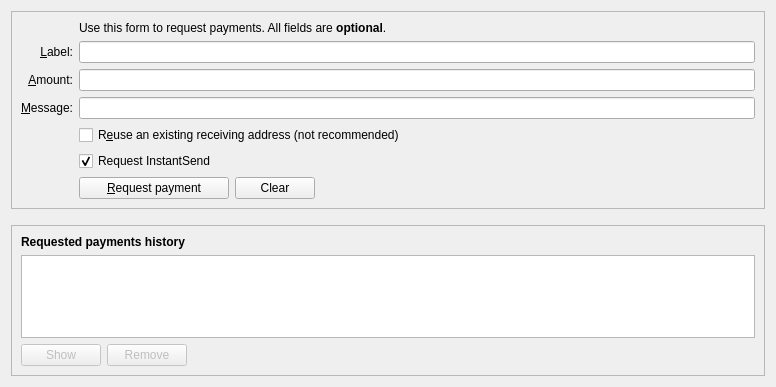
<?xml version="1.0" encoding="UTF-8"?>
<ui version="4.0">
 <class>ReceiveCoinsDialog</class>
 <widget class="QWidget" name="ReceiveCoinsDialog">
  <property name="geometry">
   <rect>
    <x>0</x>
    <y>0</y>
    <width>776</width>
    <height>387</height>
   </rect>
  </property>
  <layout class="QVBoxLayout" name="verticalLayout" stretch="0,0,1">
   <item>
    <widget class="QFrame" name="frame2">
     <property name="sizePolicy">
      <sizepolicy hsizetype="Preferred" vsizetype="Expanding">
       <horstretch>0</horstretch>
       <verstretch>0</verstretch>
      </sizepolicy>
     </property>
     <property name="frameShape">
      <enum>QFrame::StyledPanel</enum>
     </property>
     <property name="frameShadow">
      <enum>QFrame::Sunken</enum>
     </property>
     <layout class="QVBoxLayout" name="verticalLayout_3">
      <item>
       <layout class="QGridLayout" name="gridLayout">
        <item row="7" column="2">
         <widget class="QCheckBox" name="reuseAddress">
          <property name="toolTip">
           <string>Reuse one of the previously used receiving addresses.&lt;br&gt;Reusing addresses has security and privacy issues.&lt;br&gt;Do not use this unless re-generating a payment request made before.</string>
          </property>
          <property name="text">
           <string>R&amp;euse an existing receiving address (not recommended)</string>
          </property>
         </widget>
        </item>
        <item row="7" column="0">
         <widget class="QLabel" name="label_4">
          <property name="text">
           <string/>
          </property>
         </widget>
        </item>
        <item row="6" column="0">
         <widget class="QLabel" name="label_3">
          <property name="toolTip">
           <string>An optional message to attach to the payment request, which will be displayed when the request is opened. Note: The message will not be sent with the payment over the Mpower network.</string>
          </property>
          <property name="text">
           <string>&amp;Message:</string>
          </property>
          <property name="alignment">
           <set>Qt::AlignRight|Qt::AlignTrailing|Qt::AlignVCenter</set>
          </property>
          <property name="buddy">
           <cstring>reqMessage</cstring>
          </property>
         </widget>
        </item>
        <item row="4" column="2">
         <widget class="QLineEdit" name="reqLabel">
          <property name="toolTip">
           <string>An optional label to associate with the new receiving address.</string>
          </property>
         </widget>
        </item>
        <item row="6" column="2">
         <widget class="QLineEdit" name="reqMessage">
          <property name="toolTip">
           <string>An optional message to attach to the payment request, which will be displayed when the request is opened.&lt;br&gt;Note: The message will not be sent with the payment over the Mpower network.</string>
          </property>
         </widget>
        </item>
        <item row="2" column="2">
         <widget class="QLabel" name="label_5">
          <property name="text">
           <string>Use this form to request payments. All fields are &lt;b&gt;optional&lt;/b&gt;.</string>
          </property>
         </widget>
        </item>
        <item row="4" column="0">
         <widget class="QLabel" name="label_2">
          <property name="toolTip">
           <string>An optional label to associate with the new receiving address.</string>
          </property>
          <property name="text">
           <string>&amp;Label:</string>
          </property>
          <property name="alignment">
           <set>Qt::AlignRight|Qt::AlignTrailing|Qt::AlignVCenter</set>
          </property>
          <property name="buddy">
           <cstring>reqLabel</cstring>
          </property>
         </widget>
        </item>
        <item row="5" column="0">
         <widget class="QLabel" name="label">
          <property name="toolTip">
           <string>An optional amount to request. Leave this empty or zero to not request a specific amount.</string>
          </property>
          <property name="text">
           <string>&amp;Amount:</string>
          </property>
          <property name="alignment">
           <set>Qt::AlignRight|Qt::AlignTrailing|Qt::AlignVCenter</set>
          </property>
          <property name="buddy">
           <cstring>reqAmount</cstring>
          </property>
         </widget>
        </item>
        <item row="5" column="2">
         <widget class="BitcoinAmountField" name="reqAmount">
          <property name="minimumSize">
           <size>
            <width>80</width>
            <height>0</height>
           </size>
          </property>
          <property name="toolTip">
           <string>An optional amount to request. Leave this empty or zero to not request a specific amount.</string>
          </property>
         </widget>
        </item>
        <item row="9" column="2">
         <layout class="QHBoxLayout" name="horizontalLayout">
          <item>
           <widget class="QPushButton" name="receiveButton">
            <property name="minimumSize">
             <size>
              <width>150</width>
              <height>0</height>
             </size>
            </property>
            <property name="text">
             <string>&amp;Request payment</string>
            </property>
           </widget>
          </item>
          <item>
           <widget class="QPushButton" name="clearButton">
            <property name="sizePolicy">
             <sizepolicy hsizetype="Minimum" vsizetype="Fixed">
              <horstretch>0</horstretch>
              <verstretch>0</verstretch>
             </sizepolicy>
            </property>
            <property name="toolTip">
             <string>Clear all fields of the form.</string>
            </property>
            <property name="text">
             <string>Clear</string>
            </property>
            <property name="autoDefault">
             <bool>false</bool>
            </property>
           </widget>
          </item>
          <item>
           <spacer name="horizontalSpacer">
            <property name="orientation">
             <enum>Qt::Horizontal</enum>
            </property>
            <property name="sizeHint" stdset="0">
             <size>
              <width>40</width>
              <height>20</height>
             </size>
            </property>
           </spacer>
          </item>
         </layout>
        </item>
        <item row="9" column="0">
         <widget class="QLabel" name="label_7">
          <property name="text">
           <string/>
          </property>
         </widget>
        </item>
        <item row="8" column="2">
         <widget class="QCheckBox" name="checkUseInstantSend">
          <property name="text">
           <string>Request InstantSend</string>
          </property>
          <property name="checked">
           <bool>true</bool>
          </property>
         </widget>
        </item>
       </layout>
      </item>
     </layout>
    </widget>
   </item>
   <item>
    <spacer name="verticalSpacer_2">
     <property name="orientation">
      <enum>Qt::Vertical</enum>
     </property>
     <property name="sizeHint" stdset="0">
      <size>
       <width>20</width>
       <height>10</height>
      </size>
     </property>
    </spacer>
   </item>
   <item>
    <widget class="QFrame" name="frame">
     <property name="sizePolicy">
      <sizepolicy hsizetype="Preferred" vsizetype="Expanding">
       <horstretch>0</horstretch>
       <verstretch>0</verstretch>
      </sizepolicy>
     </property>
     <property name="frameShape">
      <enum>QFrame::StyledPanel</enum>
     </property>
     <property name="frameShadow">
      <enum>QFrame::Raised</enum>
     </property>
     <layout class="QVBoxLayout" name="verticalLayout_2">
      <item>
       <widget class="QLabel" name="label_6">
        <property name="font">
         <font>
          <weight>75</weight>
          <bold>true</bold>
         </font>
        </property>
        <property name="text">
         <string>Requested payments history</string>
        </property>
       </widget>
      </item>
      <item>
       <widget class="QTableView" name="recentRequestsView">
        <property name="contextMenuPolicy">
         <enum>Qt::CustomContextMenu</enum>
        </property>
        <property name="tabKeyNavigation">
         <bool>false</bool>
        </property>
        <property name="sortingEnabled">
         <bool>true</bool>
        </property>
       </widget>
      </item>
      <item>
       <layout class="QHBoxLayout" name="horizontalLayout_2">
        <item>
         <widget class="QPushButton" name="showRequestButton">
          <property name="enabled">
           <bool>false</bool>
          </property>
          <property name="toolTip">
           <string>Show the selected request (does the same as double clicking an entry)</string>
          </property>
          <property name="text">
           <string>Show</string>
          </property>
          <property name="autoDefault">
           <bool>false</bool>
          </property>
         </widget>
        </item>
        <item>
         <widget class="QPushButton" name="removeRequestButton">
          <property name="enabled">
           <bool>false</bool>
          </property>
          <property name="toolTip">
           <string>Remove the selected entries from the list</string>
          </property>
          <property name="text">
           <string>Remove</string>
          </property>
          <property name="autoDefault">
           <bool>false</bool>
          </property>
         </widget>
        </item>
        <item>
         <spacer name="horizontalSpacer_2">
          <property name="orientation">
           <enum>Qt::Horizontal</enum>
          </property>
          <property name="sizeHint" stdset="0">
           <size>
            <width>40</width>
            <height>20</height>
           </size>
          </property>
         </spacer>
        </item>
       </layout>
      </item>
     </layout>
    </widget>
   </item>
  </layout>
 </widget>
 <customwidgets>
  <customwidget>
   <class>BitcoinAmountField</class>
   <extends>QLineEdit</extends>
   <header>bitcoinamountfield.h</header>
   <container>1</container>
  </customwidget>
 </customwidgets>
 <tabstops>
  <tabstop>reqLabel</tabstop>
  <tabstop>reqAmount</tabstop>
  <tabstop>reqMessage</tabstop>
  <tabstop>reuseAddress</tabstop>
  <tabstop>receiveButton</tabstop>
  <tabstop>clearButton</tabstop>
  <tabstop>recentRequestsView</tabstop>
  <tabstop>showRequestButton</tabstop>
  <tabstop>removeRequestButton</tabstop>
 </tabstops>
 <resources>
  <include location="../mpower.qrc"/>
 </resources>
 <connections/>
</ui>
